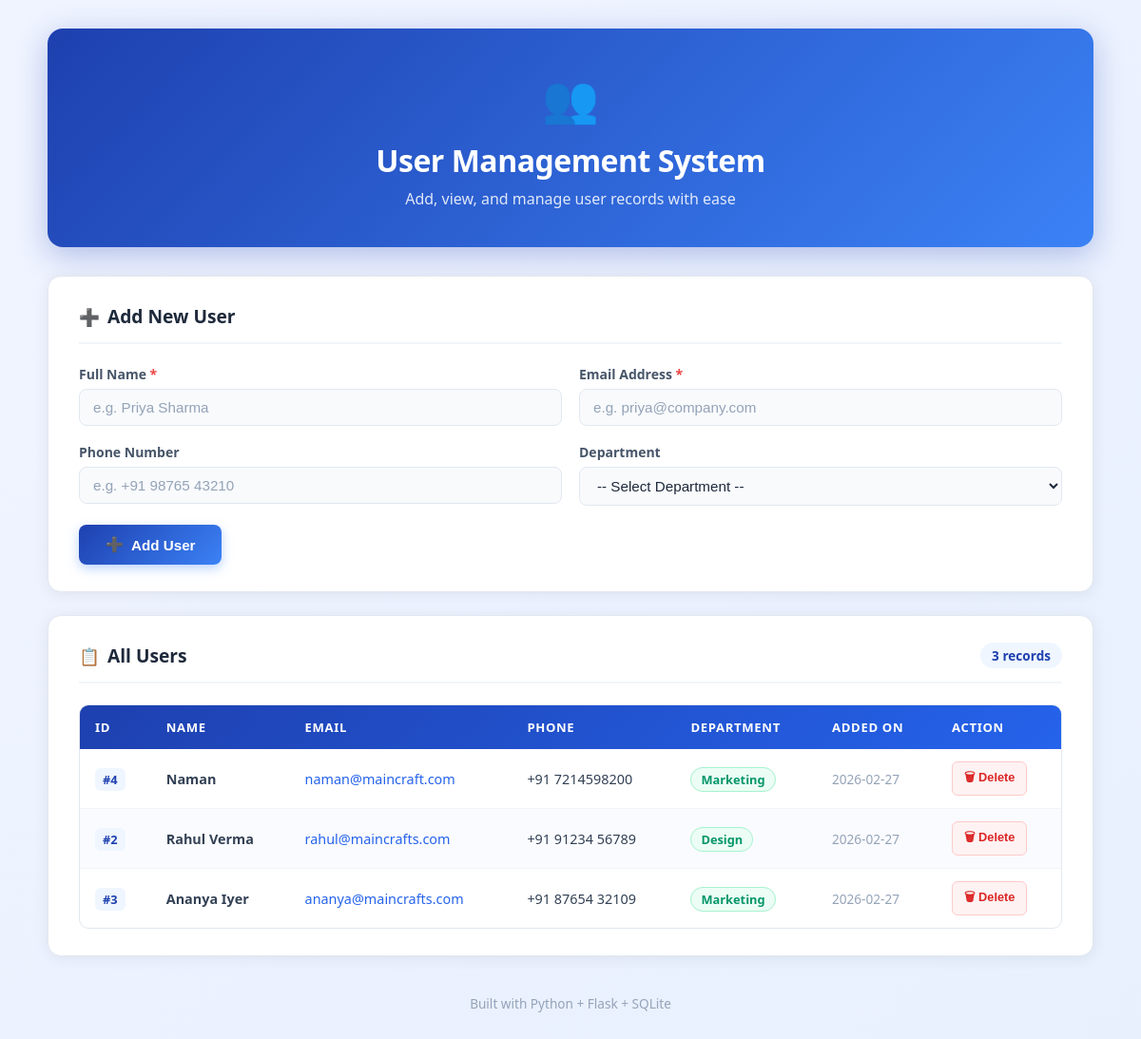
The page / on the database its author committed.
### tables this page shows
CREATE TABLE users (
        id INTEGER PRIMARY KEY AUTOINCREMENT,
        name TEXT NOT NULL,
        email TEXT NOT NULL,
        phone TEXT,
        department TEXT,
        created_at TIMESTAMP DEFAULT CURRENT_TIMESTAMP
    );

### app.py (the view, shortened to what this page needs)
@app.route('/', methods=['GET', 'POST'])
def index():
    conn = get_db_connection()
    users = conn.execute('SELECT * FROM users ORDER BY created_at DESC').fetchall()
    conn.close()
    return render_template('index.html', users=users)

### app.py (called while the page is built)
def get_db_connection():
    conn = sqlite3.connect(DATABASE)
    conn.row_factory = sqlite3.Row
    return conn

### templates/index.html (shortened to what this page needs)
<!DOCTYPE html>
<html lang="en">
<head>
    <link rel="stylesheet" href="/static/style.css">
</head>
<body>
    <div class="container">
        <div class="header">
            <div class="header-icon">👥</div>
            <h1>User Management System</h1>
            <p>Add, view, and manage user records with ease</p>
        </div>
        <div class="card">
            <h2 class="card-title">
                <span class="icon">➕</span> Add New User
            </h2>
            <form method="POST" action="/">
                <div class="form-grid">
                    <div class="form-group">
                        <label for="name">Full Name <span class="required">*</span></label>
                        <input type="text" id="name" name="name" placeholder="e.g. Priya Sharma" required>
                    </div>
                    <div class="form-group">
                        <label for="email">Email Address <span class="required">*</span></label>
                        <input type="email" id="email" name="email" placeholder="e.g. priya@company.com" required>
                    </div>
                    <div class="form-group">
                        <label for="phone">Phone Number</label>
                        <input type="text" id="phone" name="phone" placeholder="e.g. +91 98765 43210">
                    </div>
                    <div class="form-group">
                        <label for="department">Department</label>
                        <select id="department" name="department">
                            <option value="">-- Select Department --</option>
                        </select>
                    </div>
                </div>
                <button type="submit" class="btn-submit">
                    <span>➕</span> Add User
                </button>
            </form>
        </div>
        <div class="card">
            <h2 class="card-title">
                <span class="icon">📋</span> All Users
                <span class="user-count">{{ users|length }} record{{ 's' if users|length != 1 else '' }}</span>
            </h2>
            {% if users %}
            <div class="table-wrapper">
                <table>
                    <thead>
                        <tr>
                            <th>ID</th>
                            <th>Name</th>
                            <th>Email</th>
                            <th>Phone</th>
                            <th>Department</th>
                            <th>Added On</th>
                            <th>Action</th>
                        </tr>
                    </thead>
                    <tbody>
                        {% for user in users %}
                        <tr>
                            <td><span class="id-badge">#{{ user['id'] }}</span></td>
                            <td><strong>{{ user['name'] }}</strong></td>
                            <td><a href="mailto:{{ user['email'] }}" class="email-link">{{ user['email'] }}</a></td>
                            <td>{{ user['phone'] if user['phone'] else '—' }}</td>
                            <td>
                                {% if user['department'] %}
                                <span class="dept-badge">{{ user['department'] }}</span>
                                {% else %}
                                <span class="no-dept">—</span>
                                {% endif %}
                            </td>
                            <td class="date-cell">{{ user['created_at'][:10] if user['created_at'] else '—' }}</td>
                            <td>
                                <form method="POST" action="/delete/{{ user['id'] }}" onsubmit="return confirm('Delete this user?')">
                                    <button type="submit" class="btn-delete">🗑 Delete</button>
                                </form>
                            </td>
                        </tr>
                        {% endfor %}
                    </tbody>
                </table>
            </div>
            {% else %}
            <div class="empty-state">
                <div class="empty-icon">📭</div>
                <p>No users yet. Add your first user above!</p>
            </div>
            {% endif %}
        </div>
        <div class="footer">
            <p>Built with Python + Flask + SQLite </p>
        </div>
    </div>
</body>
</html>

### static/style.css (style rules this page uses)
* { margin: 0; padding: 0; box-sizing: border-box; }
body { font-family: 'Segoe UI', Arial, sans-serif; background: linear-gradient(135deg, #f0f4ff 0%, #e8f0fe 100%); min-height: 100vh; padding: 30px 20px; color: #1e293b; }
.container { max-width: 1100px; margin: 0 auto; }
.header { text-align: center; margin-bottom: 30px; padding: 40px 20px; background: linear-gradient(135deg, #1e40af, #3b82f6); border-radius: 16px; color: white; box-shadow: 0 8px 32px rgba(30, 64, 175, 0.3); }
.header-icon { font-size: 48px; margin-bottom: 12px; }
.header h1 { font-size: 2rem; font-weight: 700; letter-spacing: -0.5px; }
.header p { margin-top: 8px; font-size: 1rem; opacity: 0.85; }
.card { background: white; border-radius: 14px; padding: 28px 32px; margin-bottom: 24px; box-shadow: 0 2px 16px rgba(0, 0, 0, 0.07); border: 1px solid #e2e8f0; }
.card-title { font-size: 1.2rem; font-weight: 700; color: #1e293b; margin-bottom: 22px; display: flex; align-items: center; gap: 8px; padding-bottom: 14px; border-bottom: 2px solid #f1f5f9; }
.icon { font-size: 1.1rem; }
.user-count { margin-left: auto; font-size: 0.85rem; font-weight: 600; background: #eff6ff; color: #1e40af; padding: 4px 12px; border-radius: 20px; }
.form-grid { display: grid; grid-template-columns: 1fr 1fr; gap: 18px; margin-bottom: 20px; }
.form-group { display: flex; flex-direction: column; gap: 6px; }
.form-group label { font-size: 0.875rem; font-weight: 600; color: #475569; }
.required { color: #ef4444; }
.form-group input, .form-group select { padding: 10px 14px; border: 1.5px solid #e2e8f0; border-radius: 8px; font-size: 0.95rem; transition: border-color 0.2s, box-shadow 0.2s; background: #f8fafc; color: #1e293b; outline: none; }
.form-group input::placeholder { color: #94a3b8; }
.btn-submit { display: inline-flex; align-items: center; gap: 8px; background: linear-gradient(135deg, #1e40af, #3b82f6); color: white; border: none; padding: 12px 28px; border-radius: 8px; font-size: 0.95rem; font-weight: 600; cursor: pointer; transition: transform 0.15s, box-shadow 0.15s; box-shadow: 0 4px 12px rgba(59, 130, 246, 0.35); }
.table-wrapper { overflow-x: auto; border-radius: 10px; border: 1px solid #e2e8f0; }
table { width: 100%; border-collapse: collapse; }
thead tr { background: linear-gradient(135deg, #1e40af, #2563eb); }
th { color: white; font-size: 0.82rem; font-weight: 700; text-transform: uppercase; letter-spacing: 0.05em; padding: 14px 16px; text-align: left; }
td { padding: 13px 16px; font-size: 0.9rem; border-bottom: 1px solid #f1f5f9; color: #334155; }
tbody tr:last-child td { border-bottom: none; }
tbody tr:nth-child(even) { background-color: #fafbff; }
.id-badge { background: #eff6ff; color: #1e40af; font-weight: 700; font-size: 0.8rem; padding: 3px 8px; border-radius: 6px; }
.email-link { color: #2563eb; text-decoration: none; }
.dept-badge { background: #ecfdf5; color: #059669; font-size: 0.8rem; font-weight: 600; padding: 3px 10px; border-radius: 20px; border: 1px solid #a7f3d0; }
.date-cell { color: #94a3b8; font-size: 0.85rem; }
.btn-delete { background: #fef2f2; color: #dc2626; border: 1px solid #fecaca; padding: 6px 12px; border-radius: 6px; font-size: 0.8rem; font-weight: 600; cursor: pointer; transition: background 0.15s, border-color 0.15s; white-space: nowrap; }
.footer { text-align: center; padding: 16px; color: #94a3b8; font-size: 0.85rem; }

### rows shown on the page
users: id "4", name "Naman", email "naman@maincraft.com", phone "+91 7214598200", department "Marketing", created_at "2026-02-27"
users: id "2", name "Rahul Verma", email "rahul@maincrafts.com", phone "+91 91234 56789", department "Design", created_at "2026-02-27"
users: id "3", name "Ananya Iyer", email "ananya@maincrafts.com", phone "+91 87654 32109", department "Marketing", created_at "2026-02-27"

### other values the page prints
{{ users|length }} "3"
{{ 's' if users|length != 1 else '' }} "s"
